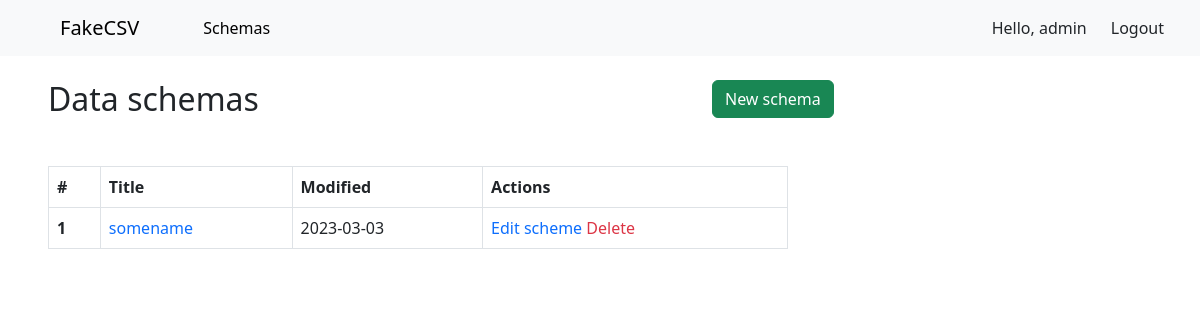
Page /data_schemas/ (signed in) on the earlier database version.
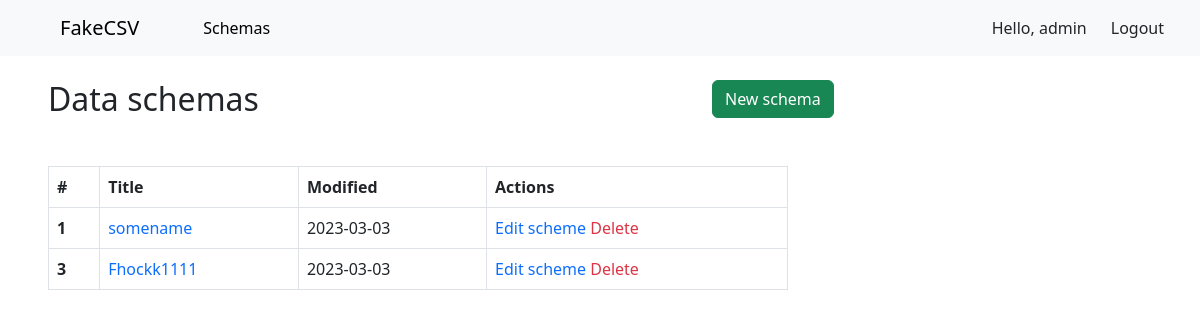
Same page on the later database version.
### datasets/models.py (models this page shows, shortened)
class SchemaModel(models.Model):
    title = models.CharField(max_length=64)
    separator = models.CharField(max_length=5, null=True)
    quotechar = models.CharField(max_length=5, null=True)
    created_at = models.DateField(auto_now_add=True)
    updated_at = models.DateField(auto_now=True)
    src = models.FileField(upload_to='media/csv/')
    author = models.ForeignKey(to=USER, on_delete=models.CASCADE)

### datasets/views.py (the view)
# urls.py: path('data_schemas/', login_required(data_schemas), name='data_schemas'),
def data_schemas(request):
    Schemas = SchemaModel.objects.all()
    context = {
        'schemas': Schemas
    }
    return render(request, 'data_schemas.html', context=context)

### templates/data_schemas.html (shortened to what this page needs)
{% extends 'base.html' %}
{% block content %}
    <div class="container-fluid">
        <div class="row pt-4">
            <div class="col-7 ps-5">
                <h2 class="display-7 mb-5 fw-normal">Data schemas</h2>
            </div>
            <div class="col-5">
                <form action="{% url 'datasets:new_schema' %}">
                    <button class="btn btn-success"  type="submit">New schema</button>
                </form>
            </div>
        </div>
        <div class="row pt4">
            <div class="col-8 ps-5">
                <table class="table table-bordered">
                    <thead>
                    <tr>
                        <th scope="col">#</th>
                        <th scope="col">Title</th>
                        <th scope="col">Modified</th>
                        <th scope="col">Actions</th>
                    </tr>
                    </thead>
                    <tbody>
                    {% for schema in schemas %}
                        <tr>
                            <th scope="row">{{ schema.id }}</th>
                            <td>
                                <a class="text-decoration-none" href="{{ schema.src.url }}">{{ schema.title }}</a>
                            </td>
                            <td>{{ schema.updated_at|date:"Y-m-d" }}</td>
                            <td>
                                <a class="text-decoration-none" href="#">Edit scheme</a>
                                <a class="text-decoration-none link-danger" href="{% url 'datasets:delete' schema.id %}">Delete</a>
                            </td>
                        </tr>
                    {% endfor %}
                    </tbody>
                </table>
            </div>
        </div>
    </div>
{% endblock %}

### templates/base.html (shortened to what this page needs)
<!doctype html>
<html lang="en">
<head>
    <link href="https://cdn.jsdelivr.net/npm/bootstrap@5.3.0-alpha1/dist/css/bootstrap.min.css" rel="stylesheet">
</head>
<body>
<nav class="navbar navbar-expand-lg bg-body-tertiary">
    <div class="container-fluid">
        <a class="navbar-brand ps-5" href="{% url 'datasets:data_schemas' %}">FakeCSV</a>
        <div class="collapse navbar-collapse" id="navbarSupportedContent">
            <ul class="navbar-nav me-auto mb-2 mb-lg-0">
                <li class="nav-item">
                    <a class="nav-link active ps-5" aria-current="page" href="{% url 'datasets:data_schemas' %}">Schemas</a>
                </li>
            </ul>
            <div class="d-flex">
                Hello, {{ request.user.username }}
            </div>
            <div class="d-flex">
                <a class="px-4 nav-link" href="{% url 'datasets:logout' %}">Logout</a>
            </div>
        </div>
    </div>
</nav>
{% block content %}
{% endblock %}
</body>
</html>

Differences in the rows shown:
added SchemaModel: id "3", title "Fhockk1111", updated_at "2023-03-03"
